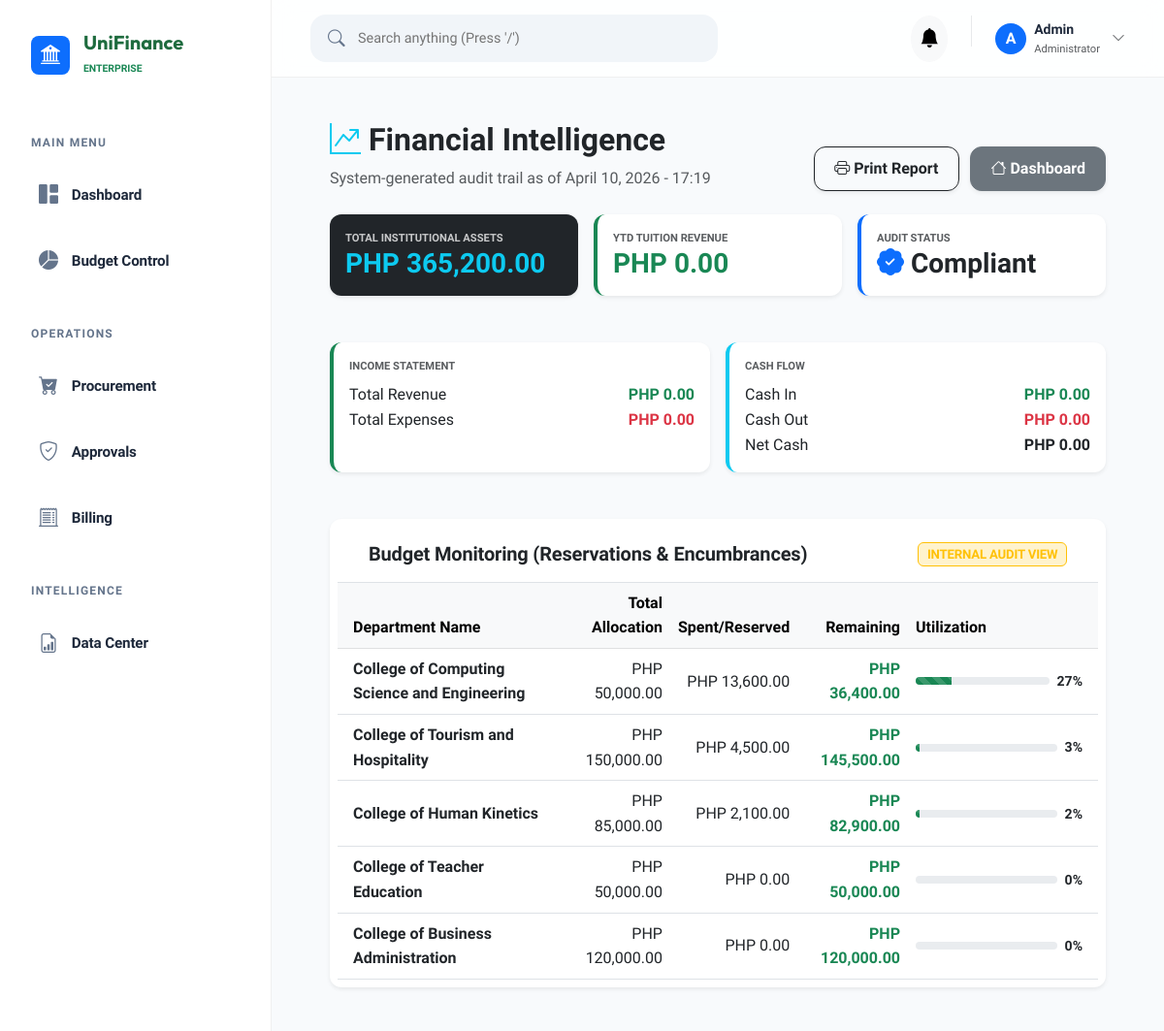
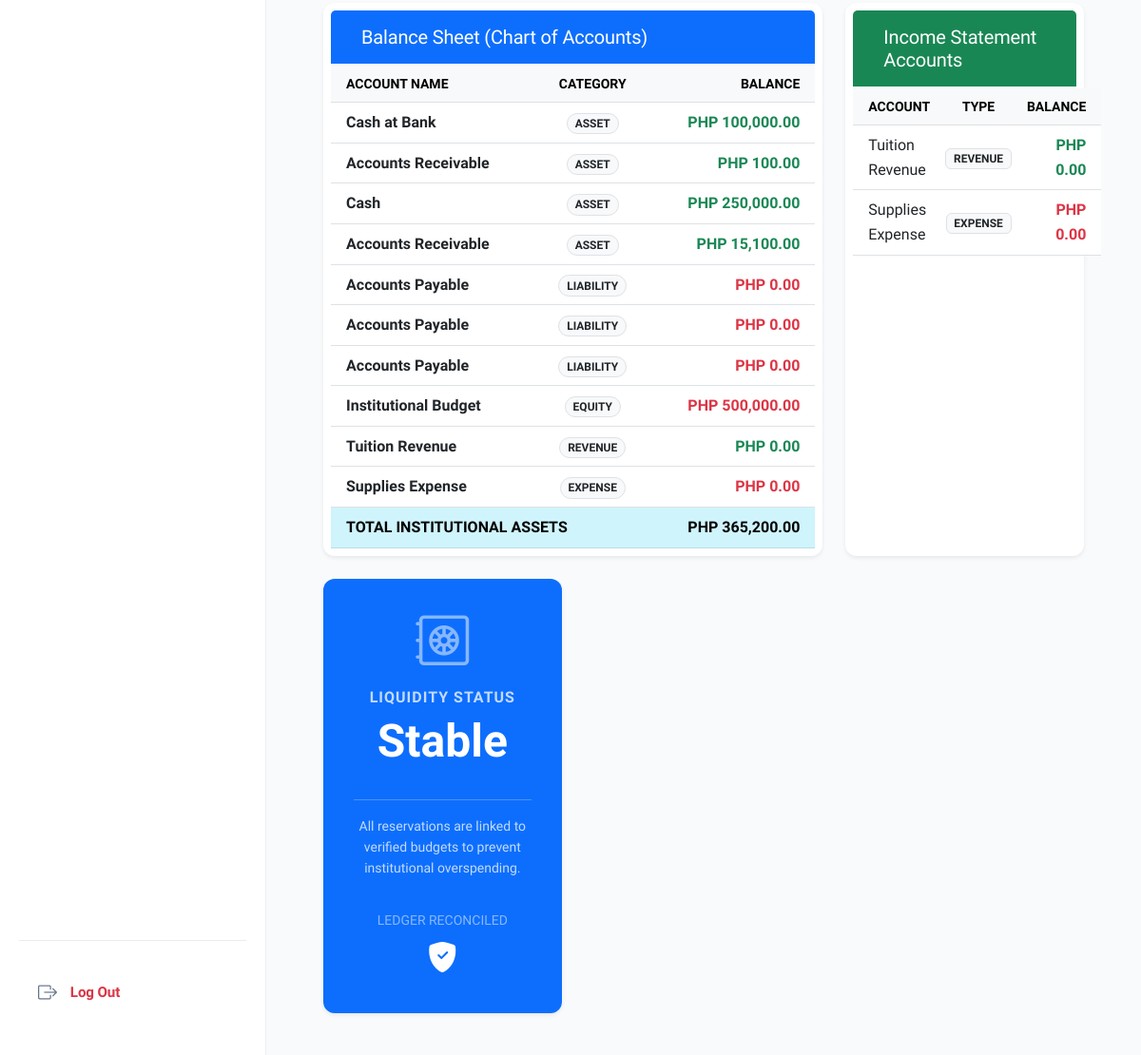
Page /finance/reports.php (signed in) on the committed database (2 pictures, top to bottom).
### tables this page shows
CREATE TABLE `chart_of_accounts` (
  `account_id` int(11) NOT NULL,
  `account_name` varchar(100) DEFAULT NULL,
  `account_type` enum('Asset','Liability','Equity','Revenue','Expense') DEFAULT NULL,
  `balance` decimal(15,2) DEFAULT 0.00
);

### finance/report_logic.php (called while the page is built)
<?php
include 'db_connect.php';
function getBudgetData() {
    global $conn;
    $sql = "SELECT d.dept_name, d.total_budget,
            IFNULL(SUM(r.amount_reserved), 0) as spent_reserved,
            (d.total_budget - IFNULL(SUM(r.amount_reserved), 0)) as remaining
            FROM departments d
            LEFT JOIN budget_reservations r ON d.dept_id = r.dept_id AND r.status != 'cancelled'
            GROUP BY d.dept_id";
    return $conn->query($sql);
}
function getBalanceSheet() {
    global $conn;
    $sql = "SELECT account_name, account_type, balance FROM chart_of_accounts ORDER BY account_type";
    return $conn->query($sql);
}
function getIncomeStatement() {
    global $conn;
    $sql = "SELECT account_name, account_type, balance
            FROM chart_of_accounts
            WHERE account_type IN ('Revenue', 'Expense')
            ORDER BY account_type, account_name";
    return $conn->query($sql);
}
function getCashFlow() {
    global $conn;
    $sql = "SELECT
                COALESCE(SUM(CASE WHEN ld.debit > 0 THEN ld.debit ELSE 0 END), 0) AS cash_in,
                COALESCE(SUM(CASE WHEN ld.credit > 0 THEN ld.credit ELSE 0 END), 0) AS cash_out,
                COALESCE(SUM(CASE WHEN ld.debit > 0 THEN ld.debit ELSE 0 END), 0) - COALESCE(SUM(CASE WHEN ld.credit > 0 THEN ld.credit ELSE 0 END), 0) AS net_cash
            FROM ledger_details ld
            WHERE ld.account_id = 4";
    return $conn->query($sql);
}
?>

### finance/reports.php (the view, shortened to what this page needs)
<?php
include 'header.php';
include 'db_connect.php';
include 'report_logic.php';
function f($n) { return formatCurrency($n); }
$budget_data = getBudgetData();
$bs_data = getBalanceSheet();
$is_data = getIncomeStatement();
$cash_flow = getCashFlow()->fetch_assoc();
$total_assets = 0;
$total_revenue = 0;
$summary_query = $conn->query("SELECT account_type, SUM(balance) as total FROM chart_of_accounts GROUP BY account_type");
while($s_row = $summary_query->fetch_assoc()){
    if($s_row['account_type'] == 'Asset') $total_assets = $s_row['total'];
    if($s_row['account_type'] == 'Revenue') $total_revenue = $s_row['total'];
}
?>
<div class="container">
    <div class="row mb-4 align-items-end">
        <div class="col-md-7">
            <h2 class="fw-bold text-dark"><i class="bi bi-graph-up-arrow text-info"></i> Financial Intelligence</h2>
            <p class="text-muted mb-0">System-generated audit trail as of <?= date('F d, Y - H:i') ?></p>
        </div>
        <div class="col-md-5 text-md-end no-print mt-3 mt-md-0">
            <button onclick="window.print()" class="btn btn-outline-dark fw-bold shadow-sm me-2">
                <i class="bi bi-printer"></i> Print Report
            </button>
            <a href="dashboard.php" class="btn btn-secondary fw-bold shadow-sm">
                <i class="bi bi-house"></i> Dashboard
            </a>
        </div>
    </div>
    <div class="row g-3 mb-5">
        <div class="col-md-4">
            <div class="card border-0 shadow-sm bg-dark text-white p-3">
                <div class="small opacity-75 fw-bold text-uppercase" style="font-size: 0.7rem;">Total Institutional Assets</div>
                <div class="h3 fw-bold mb-0 text-info"><?= f($total_assets) ?></div>
            </div>
        </div>
        <div class="col-md-4">
            <div class="card border-0 shadow-sm bg-white p-3 border-start border-success border-4">
                <div class="small text-muted fw-bold text-uppercase" style="font-size: 0.7rem;">YTD Tuition Revenue</div>
                <div class="h3 fw-bold mb-0 text-success"><?= f(abs($total_revenue)) ?></div>
            </div>
        </div>
        <div class="col-md-4">
            <div class="card border-0 shadow-sm bg-white p-3 border-start border-primary border-4">
                <div class="small text-muted fw-bold text-uppercase" style="font-size: 0.7rem;">Audit Status</div>
                <div class="h3 fw-bold mb-0 text-dark">
                    <i class="bi bi-patch-check-fill text-primary"></i> Compliant
                </div>
            </div>
        </div>
    </div>
    <div class="row g-3 mb-5">
        <div class="col-md-6">
            <div class="card border-0 shadow-sm bg-white p-3 border-start border-success border-4 h-100">
                <div class="small text-muted fw-bold text-uppercase" style="font-size: 0.7rem;">Income Statement</div>
                <div class="d-flex justify-content-between mt-2"><span>Total Revenue</span><strong class="text-success"><?= f($total_revenue) ?></strong></div>
                <div class="d-flex justify-content-between"><span>Total Expenses</span><strong class="text-danger"><?php $expense_total = $conn->query("SELECT IFNULL(SUM(balance),0) as total FROM chart_of_accounts WHERE account_type='Expense'")->fetch_assoc()['total'] ?? 0; echo f(abs($expense_total)); ?></strong></div>
            </div>
        </div>
        <div class="col-md-6">
            <div class="card border-0 shadow-sm bg-white p-3 border-start border-info border-4 h-100">
                <div class="small text-muted fw-bold text-uppercase" style="font-size: 0.7rem;">Cash Flow</div>
                <div class="d-flex justify-content-between mt-2"><span>Cash In</span><strong class="text-success"><?= f($cash_flow['cash_in'] ?? 0) ?></strong></div>
                <div class="d-flex justify-content-between"><span>Cash Out</span><strong class="text-danger"><?= f($cash_flow['cash_out'] ?? 0) ?></strong></div>
                <div class="d-flex justify-content-between"><span>Net Cash</span><strong><?= f($cash_flow['net_cash'] ?? 0) ?></strong></div>
            </div>
        </div>
    </div>
    <div class="row g-4">
        <div class="col-lg-12">
            <div class="card shadow-sm border-0 mb-4">
                <div class="card-header bg-white py-3 border-bottom d-flex justify-content-between align-items-center">
                    <h5 class="mb-0 fw-bold text-dark">Budget Monitoring (Reservations & Encumbrances)</h5>
                    <span class="badge bg-warning-subtle text-warning border border-warning small">INTERNAL AUDIT VIEW</span>
                </div>
                <div class="card-body p-0">
                    <div class="table-responsive">
                        <table class="table table-hover align-middle mb-0">
                            <thead class="table-light">
                                <tr>
                                    <th class="ps-3">Department Name</th>
                                    <th class="text-end">Total Allocation</th>
                                    <th class="text-end">Spent/Reserved</th>
                                    <th class="text-end">Remaining</th>
                                    <th style="width: 25%;">Utilization</th>
                                </tr>
                            </thead>
                            <tbody>
                                <?php if ($budget_data->num_rows > 0):
                                    while($row = $budget_data->fetch_assoc()):
                                        $percent = ($row['total_budget'] > 0) ? ($row['spent_reserved'] / $row['total_budget']) * 100 : 0;
                                        $bar_color = ($percent > 90) ? 'bg-danger' : (($percent > 70) ? 'bg-warning' : 'bg-success');
                                ?>
                                <tr>
                                    <td class="ps-3 fw-bold text-dark"><?= htmlspecialchars($row['dept_name']) ?></td>
                                    <td class="text-end"><?= f($row['total_budget']) ?></td>
                                    <td class="text-end"><?= f($row['spent_reserved']) ?></td>
                                    <td class="text-end fw-bold <?= $row['remaining'] < 0 ? 'text-danger' : 'text-success' ?>">
                                        <?= f($row['remaining']) ?>
                                    </td>
                                    <td class="pe-3">
                                        <div class="d-flex align-items-center">
                                            <div class="progress w-100" style="height: 8px; border-radius: 10px;">
                                                <div class="progress-bar <?= $bar_color ?> progress-bar-striped progress-bar-animated"
                                                     role="progressbar"
                                                     style="width: <?= $percent ?>%"></div>
                                            </div>
                                            <span class="ms-2 small fw-bold"><?= round($percent) ?>%</span>
                                        </div>
                                    </td>
                                </tr>
                                <?php endwhile; else: ?>
                                    <tr><td colspan="5" class="text-center py-4">No departmental data found.</td></tr>
                                <?php endif; ?>
                            </tbody>
                        </table>
                    </div>
                </div>
            </div>
        </div>
        <div class="col-lg-8">
            <div class="card shadow-sm border-0">
                <div class="card-header bg-primary text-white py-3">
                    <h5 class="mb-0">Balance Sheet (Chart of Accounts)</h5>
                </div>
                <div class="card-body p-0">
                    <table class="table table-hover align-middle mb-0">
                        <thead class="table-light">
                            <tr>
                                <th class="ps-3 small text-uppercase">Account Name</th>
                                <th class="small text-uppercase text-center">Category</th>
                                <th class="text-end pe-3 small text-uppercase">Balance</th>
                            </tr>
                        </thead>
                        <tbody>
                            <?php
                            $bs_data->data_seek(0);
                            while($row = $bs_data->fetch_assoc()):
                                $typeColor = ($row['account_type'] == 'Asset' || $row['account_type'] == 'Revenue') ? 'text-success' : 'text-danger';
                            ?>
                            <tr>
                                <td class="ps-3">
                                    <div class="fw-bold text-dark"><?= htmlspecialchars($row['account_name']) ?></div>
                                </td>
                                <td class="text-center">
                                    <span class="badge rounded-pill bg-light text-dark border small"><?= strtoupper($row['account_type']) ?></span>
                                </td>
                                <td class="text-end pe-3 fw-bold <?= $typeColor ?>">
                                    <?= f($row['balance']) ?>
                                </td>
                            </tr>
                            <?php endwhile; ?>
                        </tbody>
                        <tfoot class="table-info fw-bold">
                            <tr>
                                <td colspan="2" class="ps-3">TOTAL INSTITUTIONAL ASSETS</td>
                                <td class="text-end pe-3"><?= f($total_assets) ?></td>
                            </tr>
                        </tfoot>
                    </table>
                </div>
            </div>
        </div>
        <div class="col-lg-4">
            <div class="card shadow-sm border-0 h-100">
                <div class="card-header bg-success text-white py-3">
                    <h5 class="mb-0">Income Statement Accounts</h5>
                </div>
                <div class="card-body p-0">
                    <table class="table table-hover align-middle mb-0">
                        <thead class="table-light">
                            <tr>
                                <th class="ps-3 small text-uppercase">Account</th>
                                <th class="text-center small text-uppercase">Type</th>
                                <th class="text-end pe-3 small text-uppercase">Balance</th>
                            </tr>
                        </thead>
                        <tbody>
                            <?php while($row = $is_data->fetch_assoc()): ?>
                            <tr>
                                <td class="ps-3"><?= htmlspecialchars($row['account_name']) ?></td>
                                <td class="text-center"><span class="badge bg-light text-dark border"><?= strtoupper($row['account_type']) ?></span></td>
                                <td class="text-end pe-3 fw-bold <?= $row['account_type'] == 'Revenue' ? 'text-success' : 'text-danger' ?>"><?= f($row['balance']) ?></td>
                            </tr>
                            <?php endwhile; ?>
                        </tbody>
                    </table>
                </div>
            </div>
        </div>
        <div class="col-lg-4">
            <div class="card border-0 bg-primary text-white shadow-sm h-100">
                <div class="card-body d-flex flex-column justify-content-center text-center p-4">
                    <div class="mb-3">
                        <i class="bi bi-safe2 display-4 opacity-50"></i>
                    </div>
                    <h6 class="text-uppercase opacity-75 fw-bold" style="letter-spacing: 1px;">Liquidity Status</h6>
                    <h2 class="display-5 fw-bold mb-3">Stable</h2>
                    <hr class="bg-white opacity-25">
                    <p class="small opacity-75">All reservations are linked to verified budgets to prevent institutional overspending.</p>
                    <div class="mt-auto pt-3">
                        <div class="small opacity-50 mb-1 text-uppercase">Ledger Reconciled</div>
                        <i class="bi bi-shield-fill-check fs-2"></i>
                    </div>
                </div>
            </div>
        </div>
    </div>
</div>
</body>
</html>

### finance/header.php (style rules this page uses)
:root { --primary: #1e6b3e; --primary-light: #f0fdf4; --sidebar-bg: #ffffff; --main-bg: #f8fafc; --glass-bg: rgba(255, 255, 255, 0.85); --card-radius: 20px; --accent: #2ecc71; --text-main: #1e293b; --text-muted: #64748b; }
body { background-color: var(--main-bg); background-image: radial-gradient(at 0% 0%, rgba(30, 107, 62, 0.03) 0px, transparent 50%), radial-gradient(at 100% 100%, rgba(30, 107, 62, 0.03) 0px, transparent 50%); font-family: "Plus Jakarta Sans", sans-serif; color: var(--text-main); overflow-x: hidden; margin: 0; padding: 0; line-height: 1.6; }
.card { background: #ffffff; border: 1px solid rgba(0,0,0,0.05); border-radius: 24px; box-shadow: 0 10px 40px -10px rgba(0, 0, 0, 0.04); transition: all 0.3s cubic-bezier(0.4, 0, 0.2, 1); padding: 8px; }
.card-header { background: transparent; border-bottom: 2px solid #f8fafc; padding: 24px 32px; font-weight: 800; font-size: 1.1rem; letter-spacing: -0.01em; }
.card-body { padding: 32px; }
.btn { border-radius: 12px; padding: 10px 20px; font-weight: 600; transition: all 0.2s; }

### finance/reports.php (style rules this page uses)
body { background-color: #f8f9fa; }
.card { border-radius: 12px; }

### rows in the picture
chart_of_accounts: account_name "Cash at Bank", account_type "ASSET", balance "PHP 100,000.00"
chart_of_accounts: account_name "Accounts Receivable", account_type "ASSET", balance "PHP 100.00"
chart_of_accounts: account_name "Cash", account_type "ASSET", balance "PHP 250,000.00"
chart_of_accounts: account_name "Accounts Receivable", account_type "ASSET", balance "PHP 15,100.00"
chart_of_accounts: account_name "Accounts Payable", account_type "LIABILITY", balance "PHP 0.00"
chart_of_accounts: account_name "Accounts Payable", account_type "LIABILITY", balance "PHP 0.00"
chart_of_accounts: account_name "Accounts Payable", account_type "LIABILITY", balance "PHP 0.00"
chart_of_accounts: account_name "Institutional Budget", account_type "EQUITY", balance "PHP 500,000.00"
chart_of_accounts: account_name "Tuition Revenue", account_type "REVENUE", balance "PHP 0.00"
chart_of_accounts: account_name "Supplies Expense", account_type "EXPENSE", balance "PHP 0.00"

### other values in the picture
substr($_SESSION['username'] ?? 'A', 0, 1) "A"
$_SESSION['username'] "Admin"
f($total_assets) "PHP 365,200.00"
f(abs($total_revenue)) "PHP 0.00"
f($total_revenue) "PHP 0.00"
f(abs($expense_total)) "PHP 0.00"
f($cash_flow['cash_in'] ?? 0) "PHP 0.00"
f($cash_flow['cash_out'] ?? 0) "PHP 0.00"
f($cash_flow['net_cash'] ?? 0) "PHP 0.00"
$row['dept_name'] "College of Computing Science and Engineering"
f($row['total_budget']) "PHP 50,000.00"
f($row['spent_reserved']) "PHP 13,600.00"
f($row['remaining']) "PHP 36,400.00"
$percent "27"
$row['dept_name'] "College of Tourism and Hospitality"
